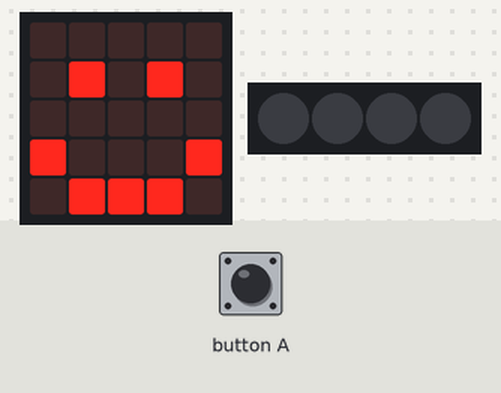
Simulated run of this program. Board: BBC micro:bit (MakeCode). Shown: the board's 5×5 LED display, 4 RGB LEDs in strip order, left to right. The inputs (shaded band) are chosen by the test bench. Dim RGB values are drawn brighter than linear.

Above: at 1.8 s.
1.9 s: button A pressed for 0.15 s
At 3.4 s:
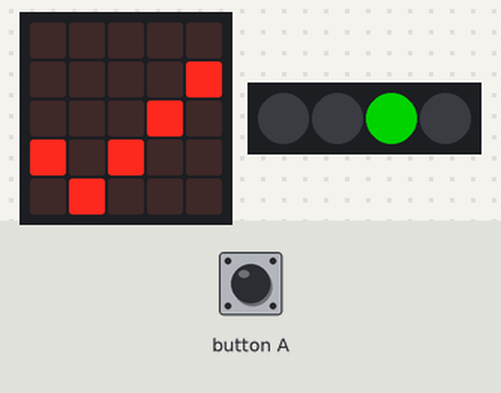
At 4.6 s:
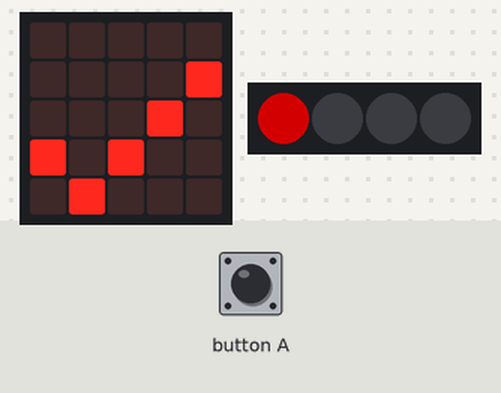
5.0 s: button A pressed for 0.15 s
At 5.4 s:
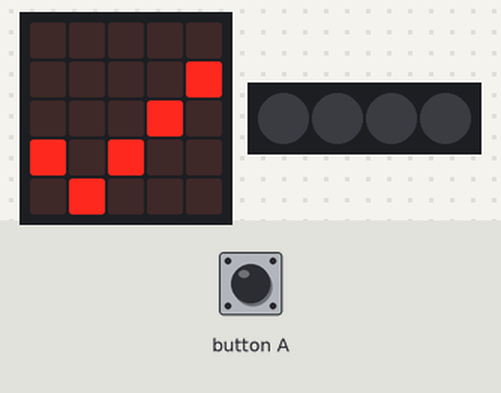
Timing chart, 0 to 9.8 s (numbered marks = the images above; inputs shaded):
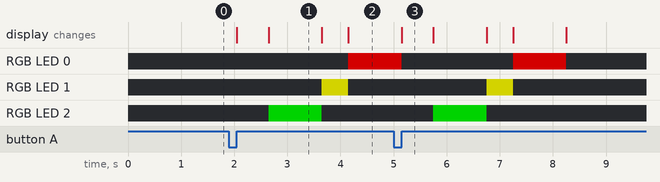

The program:

main.ts
```typescript
// (licence header left out)
// variable
let neopixelStrip: neopixel.Strip = null

// clear screen
basic.clearScreen()

neopixelStrip = neopixel.create(DigitalPin.P16, 4, NeoPixelMode.RGB)

// turn all 4 pixels off
neopixelStrip.setPixelColor(0, neopixel.colors(NeoPixelColors.Black))
neopixelStrip.setPixelColor(1, neopixel.colors(NeoPixelColors.Black))
neopixelStrip.setPixelColor(2, neopixel.colors(NeoPixelColors.Black))
neopixelStrip.setPixelColor(3, neopixel.colors(NeoPixelColors.Black))
neopixelStrip.show()

// show happyface
basic.showIcon(IconNames.Happy)

// when button "a" is pressed
input.onButtonPressed(Button.A, function () {
    basic.clearScreen()
    basic.showIcon(IconNames.Yes)

    // turn on Green light and wait for 1 second
    neopixelStrip.setPixelColor(2, neopixel.colors(NeoPixelColors.Green))
    neopixelStrip.show()
    basic.pause(1000)

    // turn off Green light and turn on Yellow light and wait for 0.5 seconds
    neopixelStrip.setPixelColor(2, neopixel.colors(NeoPixelColors.Black))
    neopixelStrip.setPixelColor(1, neopixel.colors(NeoPixelColors.Yellow))
    neopixelStrip.show()
    basic.pause(500)

    // turn off Yellow light and turn on Red light and wait for 1 second
    neopixelStrip.setPixelColor(1, neopixel.colors(NeoPixelColors.Black))
    neopixelStrip.setPixelColor(0, neopixel.colors(NeoPixelColors.Red))
    neopixelStrip.show()
    basic.pause(1000)

    // turn off Red light
    neopixelStrip.setPixelColor(0, neopixel.colors(NeoPixelColors.Black))
    neopixelStrip.show()

    // clear screen
    basic.clearScreen()
})
```

Measured:
- after the input at 1.9 s, RGB LED 0: off → RGB(127, 0, 0) after 2.3 s; RGB LED 1: off → RGB(127, 127, 0) after 1.8 s, → off 0.50 s later; RGB LED 2: off → RGB(0, 127, 0) after 0.75 s, → off 1.0 s later; the display: first changes after 0.15 s (image 1 shows a later state)
- what the display in image 1 shows lasts 1.0 s, from 2.7 s to 3.7 s
- what the display in image 3 shows lasts 0.6 s, from 5.2 s to 5.8 s
